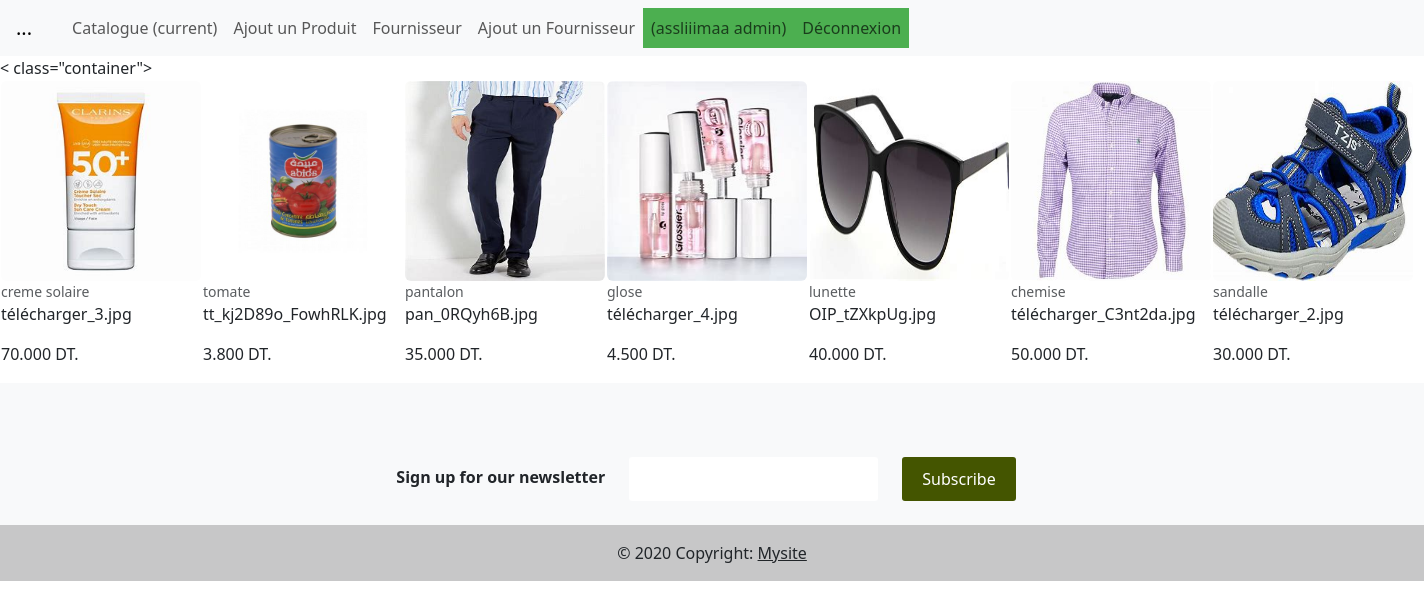
Screenshot of /magasin/ (signed in) with the database file from the repository.
### magasin/models.py (models this page shows, shortened)
class Produit(models.Model):
    TYPE_CHOICES=[('em','emballé'),('fr','Frais'),('cs','Conserve')]
    libellé=models.CharField(max_length=100)
    description=models.TextField(default='Non définie')
    prix=models.DecimalField(max_digits=10,decimal_places=3)
    type=models.CharField(max_length=5,choices=TYPE_CHOICES,default='em')
    img=models.ImageField(blank=True)
    catégorie=models.ForeignKey(Categorie,on_delete=models.CASCADE,null=True)
    Fournisseur=models.ForeignKey('Fournisseur',on_delete=models.CASCADE,null=True)

### magasin/views.py (the view)
# urls.py: path('', views.index, name='index'),
@login_required
def index(request):
    if request.method == "POST" :
        form = ProduitForm(request.POST,request.FILES)
        if form.is_valid():
            form.save()
        return HttpResponseRedirect('/magasin')
    else :
        form = ProduitForm()
        list=Produit.objects.all()
    return render(request,'magasin/vitrine.html',{'list':list,'form':form})

### magasin/forms.py
class ProduitForm(ModelForm):
    class Meta :
        model = Produit
        fields = "__all__" #pour tous les champs de la table

### magasin/templates/magasin/vitrine.html (shortened to what this page needs)
{% extends 'magasin/base.html' %}
{% load static %}
{% block content %}
< class="container">
<table>
 <tr>
{% for article in list %}
<td>
 <img src='/media/{{ article.img }}'
class="rounded float-start"
height="200px"
width="200px"
 alt="">
 <figcaption class="figure-caption">
{{article.libellé}}
 </figcaption>
 <p> {{article.img}} </p>
 <p> {{article.prix}} DT. </p>
</td>
{% endfor %}
 </tr>
</table>
{% endblock %}

### magasin/templates/magasin/base.html (shortened to what this page needs)
{% load static %}
<!DOCTYPE html>
<html>
<head>
<link href="https://cdn.jsdelivr.net/npm/bootstrap@5.3.0-alpha1/dist/css/bootstrap.min.css" rel="stylesheet">
<link rel='stylesheet' type='text/css' media='screen'
href="{% static 'css/base.css'%}">
</head>
<body>
    <nav class="navbar navbar-expand-lg navbar-light bg-light">
        <a class="navbar-brand" href="#">...</a>
        <div class="collapse navbar-collapse" id="navbarNavDropdown">
          <ul class="navbar-nav">
            <li class="nav-item">
                <a class="nav-link" href="{% url 'index' %}">Catalogue <span class="sr-only">(current)</span></a>
            </li>
            <li class="nav-item">
              <a class="nav-link" href="{% url 'ajoutProduit'%}">Ajout un  Produit</a>
            </li>
            <li class="nav-item">
              <a class="nav-link" href="{% url 'listFour'%}">Fournisseur</a>
            </li>
            <li class="nav-item">
              <a class="nav-link" href="{% url 'nouveauFour'%}">Ajout un Fournisseur</a>
            </li>
              {% if user.is_authenticated %}
            <li class="nav-item active">
            <a class="nav-link" href="#">(assliiimaa  {{user}})</a>
            </li>
            <li class="nav-item active">
            <a class="nav-link" href="{% url 'logout' %}">Déconnexion</a>
            </li>
            {% endif %}
          </ul>
        </div>
      </nav>
{% block content %} {% endblock %}
<footer class="bg-light text-center text-lg-start">
    <div class="container p-4 pb-0">
      <form action="">
        <div class="row">
          <div class="col-auto mb-4 mb-md-0">
            <p class="pt-2">
              <strong>Sign up for our newsletter</strong>
            </p>
          </div>
          <div class="col-md-5 col-12 mb-4 mb-md-0">
            <div class="form-outline mb-4">
              <input type="email" id="form5Example25" class="form-control" />
            </div>
          </div>
          <div class="col-auto mb-4 mb-md-0">
            <button type="submit" class="btn btn-primary mb-4">
              Subscribe
            </button>
          </div>
        </div>
      </form>
    </div>
    <div class="text-center p-3" style="background-color: rgba(0, 0, 0, 0.2);">
      © 2020 Copyright:
      <a class="text-dark" href="https://mdbootstrap.com/">Mysite</a>
    </div>
  </footer>
</body>
</html>

### magasin/templates/magasin/base.html (style rules this page uses)
nav { background-color: #f8f9fa; padding: 10px; }
nav ul { list-style-type: none; margin: 0; padding: 0; overflow: hidden; }
nav li { float: left; }
nav a { display: block; color: #212529; text-align: center; padding: 14px 16px; text-decoration: none; }
nav .active { background-color: #4CAF50; }
form { display: flex; justify-content: center; margin-top: 50px; }
form input[type="email"] { padding: 10px; border: none; border-radius: 3px; margin-right: 10px; }
form button[type="submit"] { padding: 10px 20px; background-color: #450; border: none; border-radius: 3px; color: #fff; cursor: pointer; }

### rows the page displays
Produit: img (picture), libellé "creme solaire", img "télécharger_3.jpg", prix "70.000"
Produit: img (picture), libellé "tomate", img "tt_kj2D89o_FowhRLK.jpg", prix "3.800"
Produit: img (picture), libellé "pantalon", img "pan_0RQyh6B.jpg", prix "35.000"
Produit: img (picture), libellé "glose", img "télécharger_4.jpg", prix "4.500"
Produit: img (picture), libellé "lunette", img "OIP_tZXkpUg.jpg", prix "40.000"
Produit: img (picture), libellé "chemise", img "télécharger_C3nt2da.jpg", prix "50.000"
Produit: img (picture), libellé "sandalle", img "télécharger_2.jpg", prix "30.000"

### other values shown
{{ user }} "admin"
